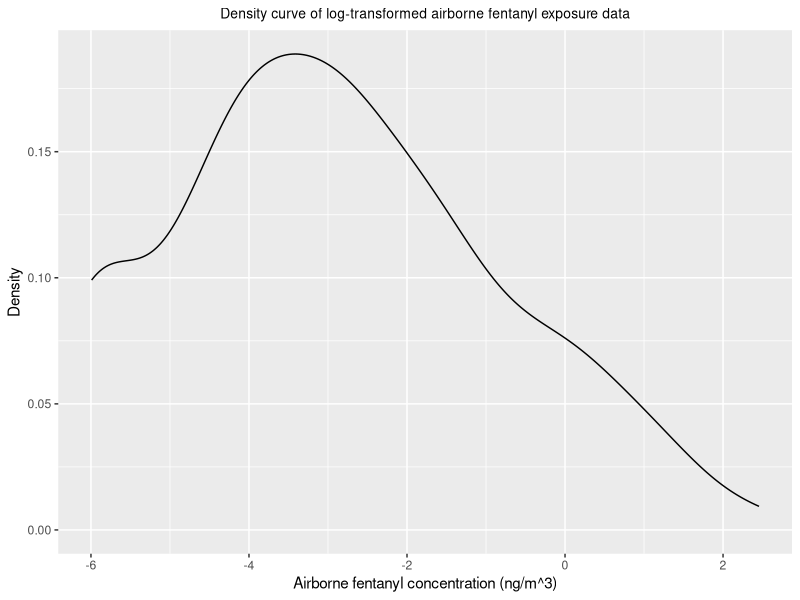
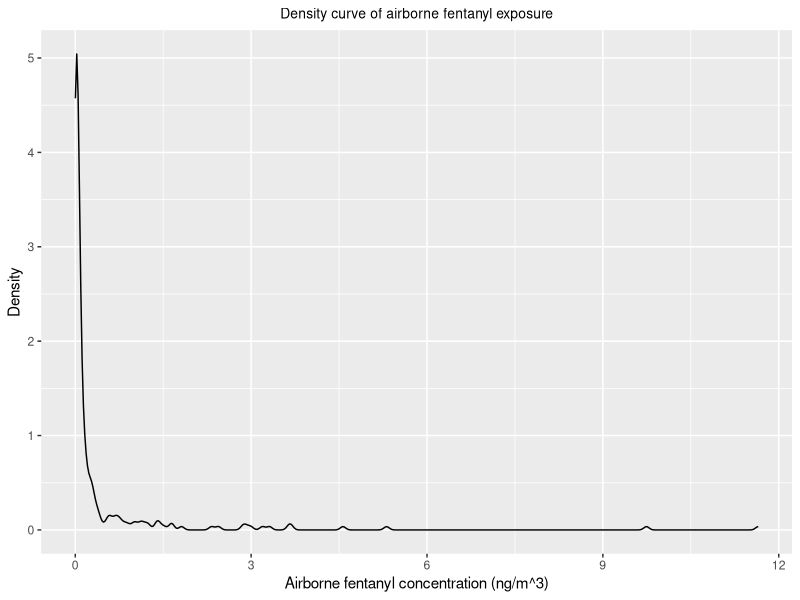
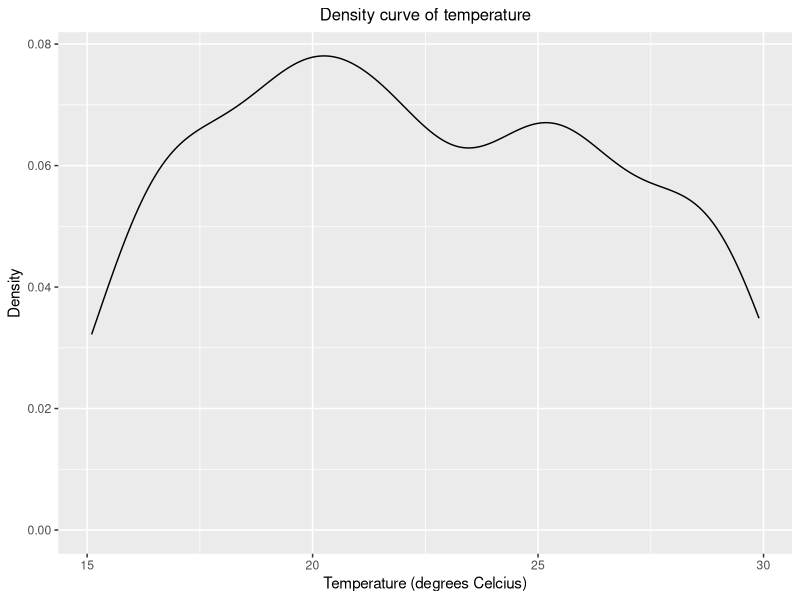

Reproduce these figures in R, in order.
##############################################
# This script reads and explores the fentanyl 
# exposure data for Milestone 2
##############################################


### read the airborne fentanyl data
### Note that the data is kept in the data folder; update 
### the file parameter as the datasets are updated

fentanyldataNoNA <- read.csv(file = "Data/Fentanyl_Data_Jan20_NM.csv",
                         header = T,
                         stringsAsFactors = F)

### summarize airborne fentanyl values

#summary(fentanyldata$Fentanyl_ng_m3)
#mean(fentanyldata$Fentanyl_ng_m3, na.rm = T)

data <- fentanyldataNoNA$Fentanyl_Concentration_ug_m3_TWA

summary(data)
mean(data)

### create an object with the <LOD values replaced with 4/sqrt(2)

#LOD <- 6.903

# make a new object with the updated values in it

#lodOverRoot2 <- replace(fentanyldata$Fentanyl_ng_m3,
                       # list = is.na(fentanyldata$Fentanyl_ng_m3),
                       # values = LOD/sqrt(2))

#check summary of the updated data
#summary(lodOverRoot2)

### calculate the arithmetic mean, standard deviation, median and 95th percentile of the untransformed PM2.5 values


### log-transform the lodOverRoot2 values and calculate summaries

#lodOverRoot2log <- log(lodOverRoot2)
logFentanylConcNoNA <- log(data)

# calculate arithmetic mean, sd, median, and 95th percentile of the log-transformed PM2.5 values
mean(logFentanylConcNoNA)
sd(logFentanylConcNoNA)
median(logFentanylConcNoNA)
quantile(logFentanylConcNoNA, 0.95)

# calculate the geometric mean, sd, median, and 95th percentile of the log-transformed PM2.5 values

exp(mean(logFentanylConcNoNA))
exp(sd(logFentanylConcNoNA))
exp(median(logFentanylConcNoNA))
exp(quantile(logFentanylConcNoNA, 0.95))

### Create density plots of the fentanyl exposure data

# load ggplot2
library(ggplot2)

# convert log-transformed and imputed fentanyl exposure data to a dataframe
# for ggplot2
logdFentanylConcdf <- data.frame(value = logFentanylConcNoNA)

# create density plot with ggplot2
log_density <- ggplot(logdFentanylConcdf, aes(x=value)) + 
  geom_density()+
  labs(title="Density curve of log-transformed airborne fentanyl exposure data",
       x="Airborne fentanyl concentration (ng/m^3)", y = "Density") +
  theme(plot.title = element_text(
    hjust = 0.5, 
    size = 10))
log_density


# create density plot with ggplot2
density <- ggplot(fentanyldataNoNA, aes(x=Fentanyl_Concentration_ug_m3_TWA)) + 
  geom_density() +
  labs(title="Density curve of airborne fentanyl exposure",
       x="Airborne fentanyl concentration (ng/m^3)", y = "Density")+
  theme(plot.title = element_text(
    hjust = 0.5, 
    size = 10))
density


# create density plot for temperature with ggplot2
temperature_density <- ggplot(fentanyldataNoNA, aes(x=Temperature_C)) + 
  geom_density() +
  labs(title="Density curve of temperature",
       x="Temperature (degrees Celcius)", y = "Density")+
  theme(plot.title = element_text(
    hjust = 0.5, 
    size = 12))
temperature_density
